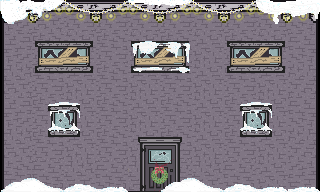

Rendered tile map (Tiled .tmx) drawn with the repository's tilesets; below, a short description and the full map source, tile grids included:
An orthogonal 10x6 tile map with 32x32 px tiles, 5 tile layers (Tile Layer 1, Tile Layer 2, Tile Layer 3, Tile Layer 4, ...), 2 tilesets.

<map version="1.0" orientation="orthogonal" renderorder="right-down" width="10" height="6" tilewidth="32" tileheight="32" nextobjectid="1">
 <tileset firstgid="1" name="testsprite" tilewidth="32" tileheight="32">
  <image source="../tiled/testsprite.png" width="640" height="640" />
 </tileset>
 <tileset firstgid="401" name="testspriteevil" tilewidth="32" tileheight="32">
  <image source="../tiled/testspriteevil.png" width="640" height="640" />
 </tileset>
 <layer name="Tile Layer 1" width="10" height="6">
  <data>
   <tile gid="401" />
   <tile gid="402" />
   <tile gid="403" />
   <tile gid="404" />
   <tile gid="403" />
   <tile gid="404" />
   <tile gid="403" />
   <tile gid="404" />
   <tile gid="405" />
   <tile gid="406" />
   <tile gid="409" />
   <tile gid="450" />
   <tile gid="451" />
   <tile gid="450" />
   <tile gid="451" />
   <tile gid="450" />
   <tile gid="451" />
   <tile gid="450" />
   <tile gid="451" />
   <tile gid="408" />
   <tile gid="429" />
   <tile gid="450" />
   <tile gid="451" />
   <tile gid="450" />
   <tile gid="451" />
   <tile gid="450" />
   <tile gid="451" />
   <tile gid="450" />
   <tile gid="451" />
   <tile gid="428" />
   <tile gid="449" />
   <tile gid="450" />
   <tile gid="451" />
   <tile gid="450" />
   <tile gid="451" />
   <tile gid="450" />
   <tile gid="451" />
   <tile gid="450" />
   <tile gid="451" />
   <tile gid="448" />
   <tile gid="469" />
   <tile gid="450" />
   <tile gid="451" />
   <tile gid="450" />
   <tile gid="451" />
   <tile gid="450" />
   <tile gid="451" />
   <tile gid="450" />
   <tile gid="451" />
   <tile gid="468" />
   <tile gid="473" />
   <tile gid="474" />
   <tile gid="475" />
   <tile gid="476" />
   <tile gid="475" />
   <tile gid="476" />
   <tile gid="475" />
   <tile gid="476" />
   <tile gid="477" />
   <tile gid="478" />
  </data>
 </layer>
 <layer name="Tile Layer 2" width="10" height="6">
  <data>
   <tile gid="0" />
   <tile gid="0" />
   <tile gid="0" />
   <tile gid="0" />
   <tile gid="0" />
   <tile gid="0" />
   <tile gid="0" />
   <tile gid="0" />
   <tile gid="0" />
   <tile gid="0" />
   <tile gid="0" />
   <tile gid="490" />
   <tile gid="491" />
   <tile gid="0" />
   <tile gid="490" />
   <tile gid="491" />
   <tile gid="0" />
   <tile gid="490" />
   <tile gid="491" />
   <tile gid="0" />
   <tile gid="0" />
   <tile gid="510" />
   <tile gid="511" />
   <tile gid="0" />
   <tile gid="510" />
   <tile gid="511" />
   <tile gid="0" />
   <tile gid="510" />
   <tile gid="511" />
   <tile gid="0" />
   <tile gid="0" />
   <tile gid="492" />
   <tile gid="493" />
   <tile gid="0" />
   <tile gid="0" />
   <tile gid="0" />
   <tile gid="0" />
   <tile gid="492" />
   <tile gid="493" />
   <tile gid="0" />
   <tile gid="0" />
   <tile gid="512" />
   <tile gid="513" />
   <tile gid="0" />
   <tile gid="419" />
   <tile gid="420" />
   <tile gid="0" />
   <tile gid="512" />
   <tile gid="513" />
   <tile gid="0" />
   <tile gid="0" />
   <tile gid="0" />
   <tile gid="0" />
   <tile gid="0" />
   <tile gid="439" />
   <tile gid="440" />
   <tile gid="0" />
   <tile gid="0" />
   <tile gid="0" />
   <tile gid="0" />
  </data>
 </layer>
 <layer name="Tile Layer 3" width="10" height="6">
  <data>
   <tile gid="0" />
   <tile gid="0" />
   <tile gid="0" />
   <tile gid="0" />
   <tile gid="0" />
   <tile gid="0" />
   <tile gid="0" />
   <tile gid="0" />
   <tile gid="0" />
   <tile gid="0" />
   <tile gid="0" />
   <tile gid="0" />
   <tile gid="0" />
   <tile gid="0" />
   <tile gid="0" />
   <tile gid="0" />
   <tile gid="0" />
   <tile gid="0" />
   <tile gid="0" />
   <tile gid="0" />
   <tile gid="0" />
   <tile gid="0" />
   <tile gid="0" />
   <tile gid="0" />
   <tile gid="0" />
   <tile gid="0" />
   <tile gid="0" />
   <tile gid="0" />
   <tile gid="0" />
   <tile gid="0" />
   <tile gid="0" />
   <tile gid="0" />
   <tile gid="0" />
   <tile gid="0" />
   <tile gid="0" />
   <tile gid="0" />
   <tile gid="0" />
   <tile gid="0" />
   <tile gid="0" />
   <tile gid="0" />
   <tile gid="0" />
   <tile gid="0" />
   <tile gid="0" />
   <tile gid="0" />
   <tile gid="0" />
   <tile gid="0" />
   <tile gid="0" />
   <tile gid="0" />
   <tile gid="0" />
   <tile gid="0" />
   <tile gid="0" />
   <tile gid="0" />
   <tile gid="0" />
   <tile gid="0" />
   <tile gid="57" />
   <tile gid="58" />
   <tile gid="0" />
   <tile gid="0" />
   <tile gid="0" />
   <tile gid="0" />
  </data>
 </layer>
 <layer name="Tile Layer 4" width="10" height="6">
  <data>
   <tile gid="55" />
   <tile gid="56" />
   <tile gid="55" />
   <tile gid="56" />
   <tile gid="55" />
   <tile gid="56" />
   <tile gid="55" />
   <tile gid="56" />
   <tile gid="55" />
   <tile gid="56" />
   <tile gid="0" />
   <tile gid="0" />
   <tile gid="0" />
   <tile gid="0" />
   <tile gid="0" />
   <tile gid="0" />
   <tile gid="0" />
   <tile gid="0" />
   <tile gid="0" />
   <tile gid="0" />
   <tile gid="0" />
   <tile gid="0" />
   <tile gid="0" />
   <tile gid="0" />
   <tile gid="0" />
   <tile gid="0" />
   <tile gid="0" />
   <tile gid="0" />
   <tile gid="0" />
   <tile gid="0" />
   <tile gid="0" />
   <tile gid="0" />
   <tile gid="0" />
   <tile gid="0" />
   <tile gid="0" />
   <tile gid="0" />
   <tile gid="0" />
   <tile gid="0" />
   <tile gid="0" />
   <tile gid="0" />
   <tile gid="0" />
   <tile gid="0" />
   <tile gid="0" />
   <tile gid="0" />
   <tile gid="0" />
   <tile gid="0" />
   <tile gid="0" />
   <tile gid="0" />
   <tile gid="0" />
   <tile gid="0" />
   <tile gid="0" />
   <tile gid="0" />
   <tile gid="0" />
   <tile gid="0" />
   <tile gid="0" />
   <tile gid="0" />
   <tile gid="0" />
   <tile gid="0" />
   <tile gid="0" />
   <tile gid="0" />
  </data>
 </layer>
 <layer name="Tile Layer 5" width="10" height="6">
  <data>
   <tile gid="334" />
   <tile gid="335" />
   <tile gid="0" />
   <tile gid="0" />
   <tile gid="374" />
   <tile gid="375" />
   <tile gid="0" />
   <tile gid="0" />
   <tile gid="277" />
   <tile gid="278" />
   <tile gid="0" />
   <tile gid="0" />
   <tile gid="0" />
   <tile gid="0" />
   <tile gid="294" />
   <tile gid="295" />
   <tile gid="0" />
   <tile gid="0" />
   <tile gid="0" />
   <tile gid="0" />
   <tile gid="0" />
   <tile gid="0" />
   <tile gid="0" />
   <tile gid="0" />
   <tile gid="314" />
   <tile gid="315" />
   <tile gid="0" />
   <tile gid="0" />
   <tile gid="0" />
   <tile gid="0" />
   <tile gid="0" />
   <tile gid="242" />
   <tile gid="243" />
   <tile gid="0" />
   <tile gid="0" />
   <tile gid="0" />
   <tile gid="0" />
   <tile gid="242" />
   <tile gid="243" />
   <tile gid="0" />
   <tile gid="0" />
   <tile gid="262" />
   <tile gid="263" />
   <tile gid="0" />
   <tile gid="0" />
   <tile gid="0" />
   <tile gid="0" />
   <tile gid="262" />
   <tile gid="263" />
   <tile gid="0" />
   <tile gid="271" />
   <tile gid="272" />
   <tile gid="273" />
   <tile gid="274" />
   <tile gid="0" />
   <tile gid="271" />
   <tile gid="272" />
   <tile gid="273" />
   <tile gid="274" />
   <tile gid="274" />
  </data>
 </layer>
</map>
